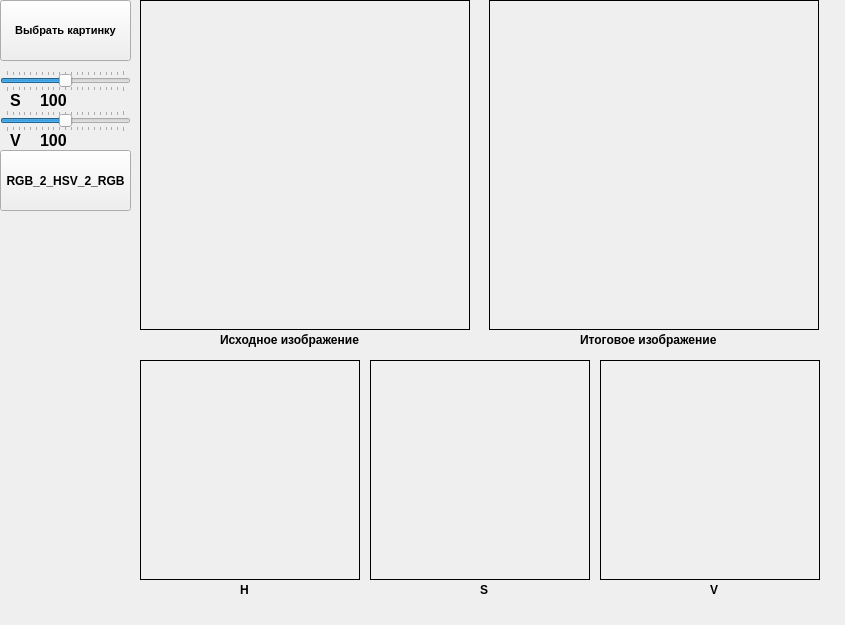
<?xml version="1.0" encoding="UTF-8"?>
<ui version="4.0">
 <class>RGB_2_HSV_2_RGB</class>
 <widget class="QMainWindow" name="RGB_2_HSV_2_RGB">
  <property name="geometry">
   <rect>
    <x>0</x>
    <y>0</y>
    <width>845</width>
    <height>625</height>
   </rect>
  </property>
  <property name="windowTitle">
   <string>RGB_2_HSV_2_RGB</string>
  </property>
  <widget class="QWidget" name="centralwidget">
   <widget class="QLabel" name="label">
    <property name="geometry">
     <rect>
      <x>10</x>
      <y>90</y>
      <width>21</width>
      <height>21</height>
     </rect>
    </property>
    <property name="font">
     <font>
      <pointsize>12</pointsize>
      <weight>75</weight>
      <bold>true</bold>
     </font>
    </property>
    <property name="text">
     <string>S</string>
    </property>
   </widget>
   <widget class="QLabel" name="label_2">
    <property name="geometry">
     <rect>
      <x>10</x>
      <y>130</y>
      <width>21</width>
      <height>21</height>
     </rect>
    </property>
    <property name="font">
     <font>
      <pointsize>12</pointsize>
      <weight>75</weight>
      <bold>true</bold>
     </font>
    </property>
    <property name="text">
     <string>V</string>
    </property>
   </widget>
   <widget class="QPushButton" name="pushButton_selectF">
    <property name="geometry">
     <rect>
      <x>0</x>
      <y>0</y>
      <width>131</width>
      <height>61</height>
     </rect>
    </property>
    <property name="font">
     <font>
      <pointsize>8</pointsize>
      <weight>75</weight>
      <bold>true</bold>
     </font>
    </property>
    <property name="text">
     <string>Выбрать картинку</string>
    </property>
   </widget>
   <widget class="QLabel" name="labelImage_S">
    <property name="geometry">
     <rect>
      <x>370</x>
      <y>360</y>
      <width>220</width>
      <height>220</height>
     </rect>
    </property>
    <property name="frameShape">
     <enum>QFrame::Panel</enum>
    </property>
    <property name="text">
     <string/>
    </property>
    <property name="scaledContents">
     <bool>false</bool>
    </property>
    <property name="wordWrap">
     <bool>false</bool>
    </property>
   </widget>
   <widget class="QPushButton" name="pushButton_execute">
    <property name="geometry">
     <rect>
      <x>0</x>
      <y>150</y>
      <width>131</width>
      <height>61</height>
     </rect>
    </property>
    <property name="font">
     <font>
      <weight>75</weight>
      <bold>true</bold>
     </font>
    </property>
    <property name="text">
     <string>RGB_2_HSV_2_RGB</string>
    </property>
   </widget>
   <widget class="QLabel" name="labelImage_H">
    <property name="geometry">
     <rect>
      <x>140</x>
      <y>360</y>
      <width>220</width>
      <height>220</height>
     </rect>
    </property>
    <property name="frameShape">
     <enum>QFrame::Panel</enum>
    </property>
    <property name="text">
     <string/>
    </property>
    <property name="scaledContents">
     <bool>false</bool>
    </property>
    <property name="wordWrap">
     <bool>false</bool>
    </property>
   </widget>
   <widget class="QLabel" name="valueLabelS">
    <property name="geometry">
     <rect>
      <x>40</x>
      <y>90</y>
      <width>51</width>
      <height>21</height>
     </rect>
    </property>
    <property name="font">
     <font>
      <pointsize>12</pointsize>
      <weight>75</weight>
      <bold>true</bold>
     </font>
    </property>
    <property name="text">
     <string>100</string>
    </property>
   </widget>
   <widget class="QLabel" name="labelImageBase">
    <property name="geometry">
     <rect>
      <x>140</x>
      <y>0</y>
      <width>330</width>
      <height>330</height>
     </rect>
    </property>
    <property name="frameShape">
     <enum>QFrame::Panel</enum>
    </property>
    <property name="text">
     <string/>
    </property>
    <property name="scaledContents">
     <bool>false</bool>
    </property>
    <property name="wordWrap">
     <bool>false</bool>
    </property>
   </widget>
   <widget class="QLabel" name="labelImageResult">
    <property name="geometry">
     <rect>
      <x>489</x>
      <y>0</y>
      <width>330</width>
      <height>330</height>
     </rect>
    </property>
    <property name="frameShape">
     <enum>QFrame::Panel</enum>
    </property>
    <property name="text">
     <string/>
    </property>
    <property name="scaledContents">
     <bool>false</bool>
    </property>
    <property name="wordWrap">
     <bool>false</bool>
    </property>
   </widget>
   <widget class="QSlider" name="sliderV">
    <property name="geometry">
     <rect>
      <x>0</x>
      <y>110</y>
      <width>131</width>
      <height>22</height>
     </rect>
    </property>
    <property name="mouseTracking">
     <bool>false</bool>
    </property>
    <property name="accessibleName">
     <string/>
    </property>
    <property name="maximum">
     <number>200</number>
    </property>
    <property name="value">
     <number>100</number>
    </property>
    <property name="tracking">
     <bool>true</bool>
    </property>
    <property name="orientation">
     <enum>Qt::Horizontal</enum>
    </property>
    <property name="invertedAppearance">
     <bool>false</bool>
    </property>
    <property name="invertedControls">
     <bool>false</bool>
    </property>
    <property name="tickPosition">
     <enum>QSlider::TicksBothSides</enum>
    </property>
    <property name="tickInterval">
     <number>10</number>
    </property>
   </widget>
   <widget class="QLabel" name="valueLabelV">
    <property name="geometry">
     <rect>
      <x>40</x>
      <y>130</y>
      <width>51</width>
      <height>21</height>
     </rect>
    </property>
    <property name="font">
     <font>
      <pointsize>12</pointsize>
      <weight>75</weight>
      <bold>true</bold>
     </font>
    </property>
    <property name="text">
     <string>100</string>
    </property>
   </widget>
   <widget class="QLabel" name="labelImage_V">
    <property name="geometry">
     <rect>
      <x>600</x>
      <y>360</y>
      <width>220</width>
      <height>220</height>
     </rect>
    </property>
    <property name="frameShape">
     <enum>QFrame::Panel</enum>
    </property>
    <property name="text">
     <string/>
    </property>
    <property name="scaledContents">
     <bool>false</bool>
    </property>
    <property name="wordWrap">
     <bool>false</bool>
    </property>
   </widget>
   <widget class="QSlider" name="sliderS">
    <property name="geometry">
     <rect>
      <x>0</x>
      <y>70</y>
      <width>131</width>
      <height>22</height>
     </rect>
    </property>
    <property name="mouseTracking">
     <bool>false</bool>
    </property>
    <property name="accessibleName">
     <string/>
    </property>
    <property name="maximum">
     <number>200</number>
    </property>
    <property name="singleStep">
     <number>1</number>
    </property>
    <property name="value">
     <number>100</number>
    </property>
    <property name="tracking">
     <bool>true</bool>
    </property>
    <property name="orientation">
     <enum>Qt::Horizontal</enum>
    </property>
    <property name="invertedAppearance">
     <bool>false</bool>
    </property>
    <property name="invertedControls">
     <bool>false</bool>
    </property>
    <property name="tickPosition">
     <enum>QSlider::TicksBothSides</enum>
    </property>
    <property name="tickInterval">
     <number>10</number>
    </property>
   </widget>
   <widget class="QLabel" name="label_8">
    <property name="geometry">
     <rect>
      <x>480</x>
      <y>580</y>
      <width>21</width>
      <height>20</height>
     </rect>
    </property>
    <property name="font">
     <font>
      <weight>75</weight>
      <bold>true</bold>
     </font>
    </property>
    <property name="text">
     <string>S</string>
    </property>
   </widget>
   <widget class="QLabel" name="label_7">
    <property name="geometry">
     <rect>
      <x>240</x>
      <y>580</y>
      <width>21</width>
      <height>20</height>
     </rect>
    </property>
    <property name="font">
     <font>
      <weight>75</weight>
      <bold>true</bold>
     </font>
    </property>
    <property name="text">
     <string>H</string>
    </property>
   </widget>
   <widget class="QLabel" name="label_4">
    <property name="geometry">
     <rect>
      <x>220</x>
      <y>330</y>
      <width>141</width>
      <height>20</height>
     </rect>
    </property>
    <property name="font">
     <font>
      <weight>75</weight>
      <bold>true</bold>
     </font>
    </property>
    <property name="text">
     <string>Исходное изображение</string>
    </property>
   </widget>
   <widget class="QLabel" name="label_6">
    <property name="geometry">
     <rect>
      <x>580</x>
      <y>330</y>
      <width>141</width>
      <height>20</height>
     </rect>
    </property>
    <property name="font">
     <font>
      <weight>75</weight>
      <bold>true</bold>
     </font>
    </property>
    <property name="text">
     <string>Итоговое изображение</string>
    </property>
   </widget>
   <widget class="QLabel" name="label_9">
    <property name="geometry">
     <rect>
      <x>710</x>
      <y>580</y>
      <width>21</width>
      <height>20</height>
     </rect>
    </property>
    <property name="font">
     <font>
      <weight>75</weight>
      <bold>true</bold>
     </font>
    </property>
    <property name="text">
     <string>V</string>
    </property>
   </widget>
  </widget>
 </widget>
 <resources/>
 <connections/>
</ui>
